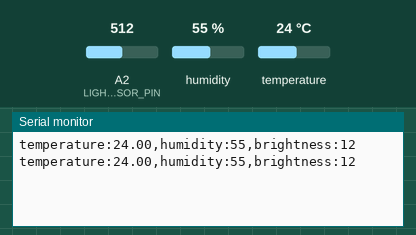
This sketch was run on a simulated Arduino Uno, built with avr-gcc and run on an emulated ATmega328P. On the bench: the last lines printed to the serial monitor. The test bench sets the inputs (shaded band); at power-on: humidity 55 %, A2 (LIGHTSENSOR_PIN) = 512, temperature 24 °C.

Above: at 1.8 s.
1.9 s: humidity set to 22 %
At 2.4 s:
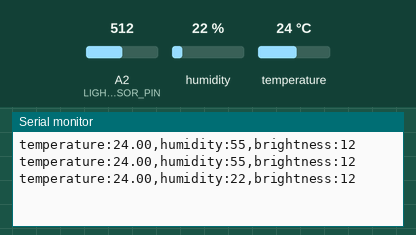
3.4 s: A2 (LIGHTSENSOR_PIN) set to 716
At 4.7 s:
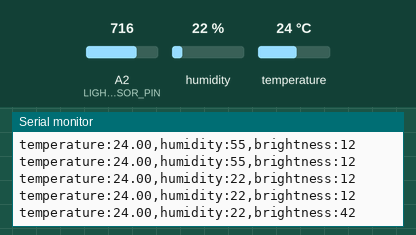
4.9 s: temperature set to 12 °C
At 5.9 s:
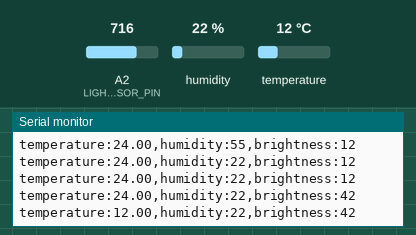
6.4 s: A2 (LIGHTSENSOR_PIN) set to 900
At 7.7 s:
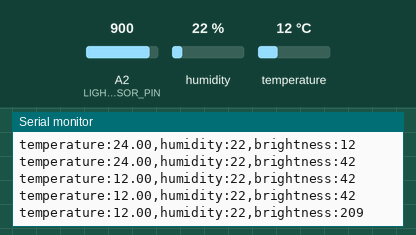
7.9 s: humidity set to 40 %
At 9.0 s:
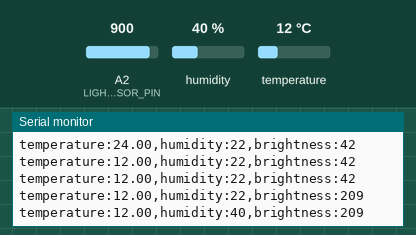
Timing chart, 0 to 10.4 s (numbered marks = the images above; inputs shaded):
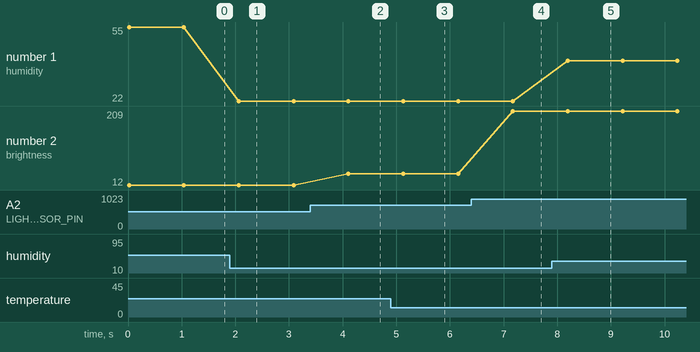

Measured:
- after the input at 1.9 s, the serial monitor: prints a new line after 0.16 s (image 1)
- after the input at 3.4 s, the serial monitor: prints a new line after 0.71 s (image 2)
- after the input at 4.9 s, the serial monitor: prints a new line after 0.23 s (image 3)
- after the input at 6.4 s, the serial monitor: prints a new line after 0.77 s (image 4)
- after the input at 7.9 s, the serial monitor: prints a new line after 0.30 s (image 5)
- plotted number 1: 55 → 22 after the input at 1.9 s, 22 → 40 after the input at 7.9 s
- plotted number 2: 12 → 42 after the input at 3.4 s, 42 → 209 after the input at 6.4 s

The sketch:

sensor.ino
```cpp
// DHT (Temperature / Humidity) & Brighness Sensor data retrieval

// Depends on the following Arduino libraries:
// - Adafruit Unified Sensor Library: https://github.com/adafruit/Adafruit_Sensor
// - DHT Sensor Library: https://github.com/adafruit/DHT-sensor-library

#include <Adafruit_Sensor.h>
#include <DHT.h>
#include <DHT_U.h>
#include <math.h>

#define DHTPIN 12
#define LIGHTSENSOR_PIN A2
#define DHTTYPE DHT11

DHT_Unified dht(DHTPIN, DHTTYPE);

uint32_t delayMS;

// This function is used to read the resistance value of the light sensor.
float getRes(){
    int sensorValue = analogRead(LIGHTSENSOR_PIN);
    float Rsensor;
    Rsensor = (float)(1023 - sensorValue) * 10 / sensorValue;
    return Rsensor;
}
// This function is used to send the sensor data to the Python MQTT application.
void sendSensorData(float temperature, int humidity, int brightness) {
    Serial.print("temperature:");
    Serial.print(temperature);
    Serial.print(",humidity:");
    Serial.print(humidity);
    Serial.print(",brightness:");
    Serial.println(brightness);
}

// This function is used to initialize the sensors.
void setup()
{
    Serial.begin(9600);
    dht.begin();
    pinMode(LIGHTSENSOR_PIN, INPUT);
    sensor_t sensor;
    dht.temperature().getSensor(&sensor);
    delayMS = sensor.min_delay / 1000;
}

void loop()
{
    delay(delayMS);
    sensors_event_t temp_event, humidity_event;

    // Read temperature sensor data
    dht.temperature().getEvent(&temp_event);
    // Read humidity sensor data
    dht.humidity().getEvent(&humidity_event);
    // Read Light sensor data
    float Rsensor = getRes();

    // Calculate luminance
    float lux;
    lux = 325 * pow(Rsensor, -1.4);

    if (isnan(temp_event.temperature) || isnan(humidity_event.relative_humidity) || isnan(lux))
    {
        Serial.println("Failed to read sensor values!");
    }
    else
    {
        sendSensorData(temp_event.temperature, int(humidity_event.relative_humidity), int(lux));
    }
    delay(1000);
}
```
